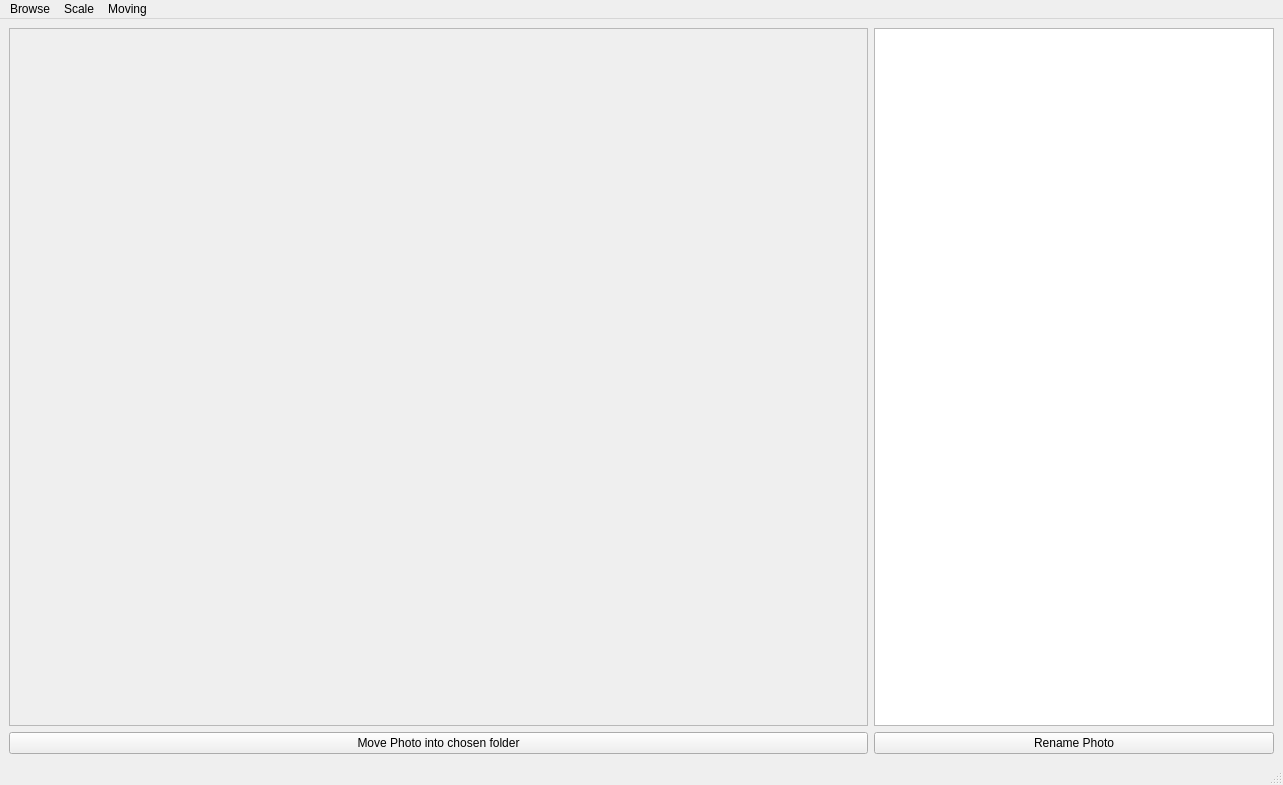
<?xml version="1.0" encoding="UTF-8"?>
<ui version="4.0">
 <class>MainWindow</class>
 <widget class="QMainWindow" name="MainWindow">
  <property name="geometry">
   <rect>
    <x>0</x>
    <y>0</y>
    <width>1283</width>
    <height>785</height>
   </rect>
  </property>
  <property name="sizePolicy">
   <sizepolicy hsizetype="Preferred" vsizetype="Preferred">
    <horstretch>0</horstretch>
    <verstretch>0</verstretch>
   </sizepolicy>
  </property>
  <property name="windowTitle">
   <string>Photo Manager</string>
  </property>
  <property name="windowIcon">
   <iconset>
    <normaloff>../Image_sources/1200px-Picture_icon_BLACK.svg.png</normaloff>../Image_sources/1200px-Picture_icon_BLACK.svg.png</iconset>
  </property>
  <property name="iconSize">
   <size>
    <width>24</width>
    <height>24</height>
   </size>
  </property>
  <widget class="QWidget" name="centralwidget">
   <property name="enabled">
    <bool>true</bool>
   </property>
   <property name="sizePolicy">
    <sizepolicy hsizetype="Preferred" vsizetype="Preferred">
     <horstretch>0</horstretch>
     <verstretch>0</verstretch>
    </sizepolicy>
   </property>
   <layout class="QGridLayout" name="gridLayout">
    <item row="0" column="0">
     <widget class="QScrollArea" name="scrollArea">
      <property name="widgetResizable">
       <bool>true</bool>
      </property>
      <widget class="QWidget" name="scrollAreaWidgetContents">
       <property name="geometry">
        <rect>
         <x>0</x>
         <y>0</y>
         <width>857</width>
         <height>692</height>
        </rect>
       </property>
      </widget>
     </widget>
    </item>
    <item row="0" column="1">
     <widget class="QListWidget" name="listWidget">
      <property name="sizePolicy">
       <sizepolicy hsizetype="Minimum" vsizetype="Expanding">
        <horstretch>0</horstretch>
        <verstretch>0</verstretch>
       </sizepolicy>
      </property>
      <property name="minimumSize">
       <size>
        <width>400</width>
        <height>0</height>
       </size>
      </property>
      <property name="maximumSize">
       <size>
        <width>200</width>
        <height>16777215</height>
       </size>
      </property>
     </widget>
    </item>
    <item row="1" column="0">
     <widget class="QPushButton" name="Move_Photo_Button">
      <property name="text">
       <string>Move Photo into chosen folder</string>
      </property>
     </widget>
    </item>
    <item row="1" column="1">
     <widget class="QPushButton" name="Rename_Photo_Button">
      <property name="text">
       <string>Rename Photo</string>
      </property>
     </widget>
    </item>
   </layout>
  </widget>
  <widget class="QMenuBar" name="menubar">
   <property name="geometry">
    <rect>
     <x>0</x>
     <y>0</y>
     <width>1283</width>
     <height>22</height>
    </rect>
   </property>
   <widget class="QMenu" name="menuBrowse">
    <property name="title">
     <string>Browse</string>
    </property>
    <addaction name="action_Open_File"/>
    <addaction name="actionSave_File"/>
    <addaction name="separator"/>
   </widget>
   <widget class="QMenu" name="menuScale">
    <property name="title">
     <string>Scale</string>
    </property>
    <addaction name="action_Zoom_in"/>
    <addaction name="action_Zoom_out"/>
    <addaction name="action_Original_size"/>
    <addaction name="action_Adjust_the_size"/>
   </widget>
   <widget class="QMenu" name="menuMoving">
    <property name="title">
     <string>Moving</string>
    </property>
    <addaction name="actionChoose_directory_to_move_this_photo"/>
   </widget>
   <addaction name="menuBrowse"/>
   <addaction name="menuScale"/>
   <addaction name="menuMoving"/>
  </widget>
  <widget class="QStatusBar" name="statusbar"/>
  <action name="action_Open_File">
   <property name="checkable">
    <bool>false</bool>
   </property>
   <property name="text">
    <string>Open File</string>
   </property>
   <property name="shortcut">
    <string>Ctrl+A</string>
   </property>
  </action>
  <action name="action_Zoom_in">
   <property name="text">
    <string>Zoom in</string>
   </property>
   <property name="shortcut">
    <string>Ctrl+=</string>
   </property>
  </action>
  <action name="action_Zoom_out">
   <property name="text">
    <string>Zoom out</string>
   </property>
   <property name="shortcut">
    <string>Ctrl+-</string>
   </property>
  </action>
  <action name="action_Original_size">
   <property name="text">
    <string>Original size</string>
   </property>
  </action>
  <action name="action_Adjust_the_size">
   <property name="text">
    <string>Adjust the size</string>
   </property>
  </action>
  <action name="actionSave_File">
   <property name="text">
    <string>Save File</string>
   </property>
   <property name="shortcut">
    <string>Ctrl+Shift+S</string>
   </property>
  </action>
  <action name="actionOpen_Directory_for_moving_photo">
   <property name="text">
    <string>Open Folder for moving photo</string>
   </property>
  </action>
  <action name="actionChoose_directory_to_move_this_photo">
   <property name="text">
    <string>Choose Folder to move this photo</string>
   </property>
   <property name="shortcut">
    <string>Ctrl+F</string>
   </property>
  </action>
 </widget>
 <resources/>
 <connections/>
</ui>
